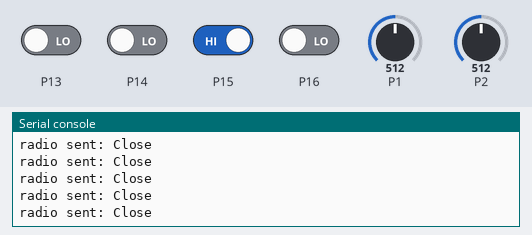
Simulated run of this program. Board: BBC micro:bit (MakeCode). On the bench: the last lines printed to the serial console. The inputs (shaded band) are chosen by the test bench; at power-on: P15 HIGH, P13, P14, P16 LOW, P1 = 512, P2 = 512 (analog values on the 0–1023 scale). No radio messages arrive unless stated (any console line starting 'radio sent:' is added by the test bench).

Above: at 1.2 s.
1.3 s: P13 driven HIGH
At 2.4 s:
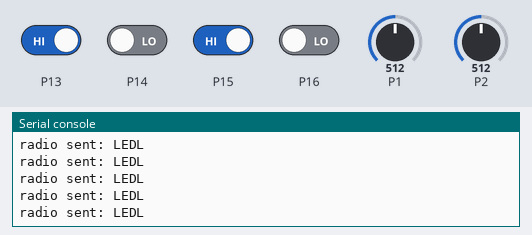
2.8 s: P15 driven LOW
At 3.6 s:
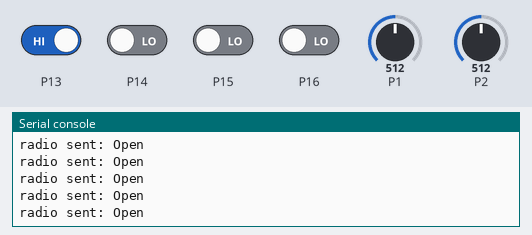
4.3 s: P15 driven HIGH and P16 driven HIGH
At 5.4 s:
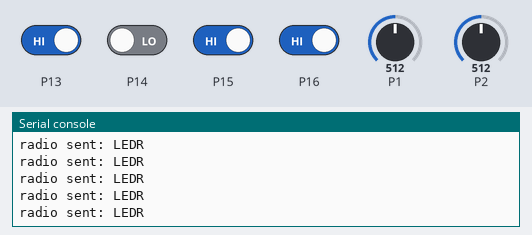
5.8 s: P14 driven HIGH
At 6.9 s:
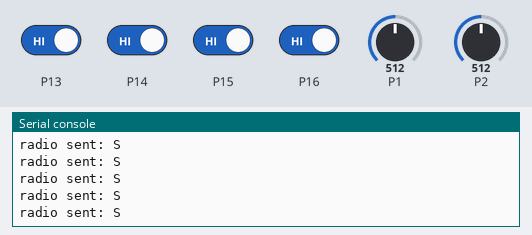

Measured:
- after the input at 1.3 s, the serial console: prints a new line at once (image 1)
- after the input at 2.8 s, the serial console: prints a new line at once (image 2)
- after the input at 4.3 s, the serial console: prints a new line at once (image 3)
- after the input at 5.8 s, the serial console: prints a new line at once (image 4)

The program:

main.ts
```typescript
radio.setGroup(1)
pins.setPull(DigitalPin.P13, PinPullMode.PullNone)
pins.setPull(DigitalPin.P14, PinPullMode.PullNone)
pins.setPull(DigitalPin.P15, PinPullMode.PullNone)
pins.setPull(DigitalPin.P16, PinPullMode.PullNone)
basic.forever(function () {
    if (pins.digitalReadPin(DigitalPin.P15) == 0) {
        radio.sendString("Open")
    } else if (pins.digitalReadPin(DigitalPin.P13) == 0) {
        radio.sendString("Close")
    } else if (pins.digitalReadPin(DigitalPin.P16) == 0) {
        radio.sendString("LEDL")
    } else if (pins.digitalReadPin(DigitalPin.P14) == 0) {
        radio.sendString("LEDR")
    } else {
        if (pins.analogReadPin(AnalogPin.P2) > 550 && (pins.analogReadPin(AnalogPin.P1) > 400 && pins.analogReadPin(AnalogPin.P1) < 600)) {
            radio.sendString("F")
        } else if (pins.analogReadPin(AnalogPin.P2) < 450 && (pins.analogReadPin(AnalogPin.P1) > 400 && pins.analogReadPin(AnalogPin.P1) < 600)) {
            radio.sendString("B")
        } else if (pins.analogReadPin(AnalogPin.P1) < 450 && (pins.analogReadPin(AnalogPin.P2) > 400 && pins.analogReadPin(AnalogPin.P2) < 600)) {
            radio.sendString("L")
        } else if (pins.analogReadPin(AnalogPin.P1) > 550 && (pins.analogReadPin(AnalogPin.P2) > 400 && pins.analogReadPin(AnalogPin.P2) < 600)) {
            radio.sendString("R")
        } else {
            radio.sendString("S")
        }
    }
})
```

test.ts
```typescript
// οι δοκιμές πηγαίνουν εδώ, δεν θα γίνει εκτέλεση όταν αυτό το πακέτο χρησιμοποιηθεί ως επέκταση.
```
